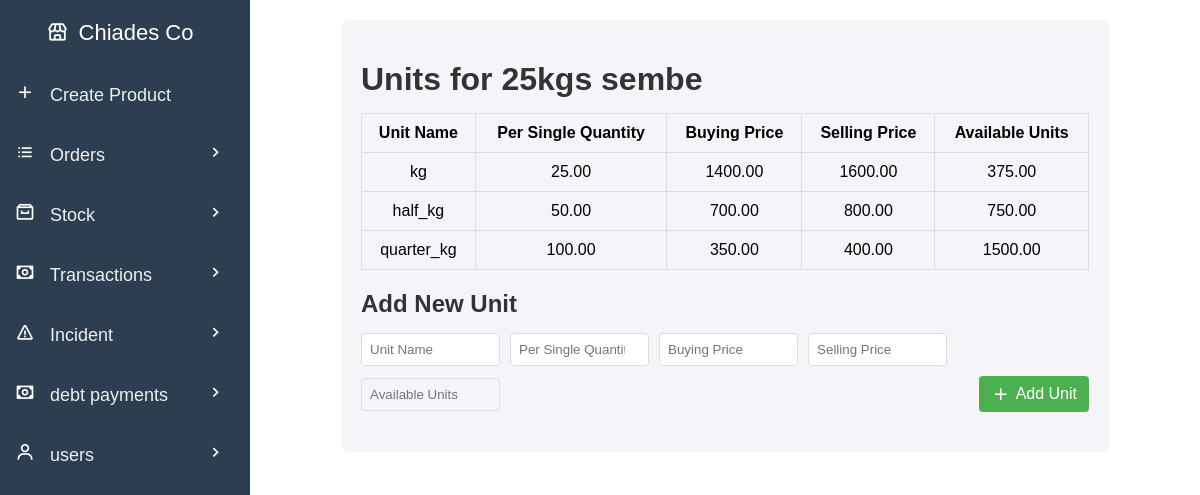
Page /view-create_units.php?id=1 (signed in) on the earlier database version.
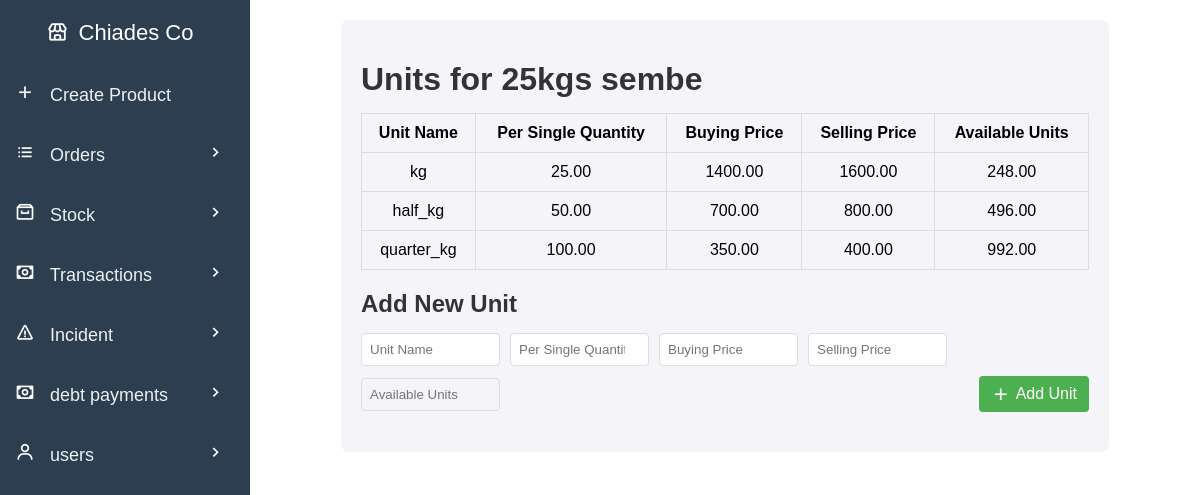
Same page on the later database version.
### tables this page shows
CREATE TABLE `units` (
  `unit_id` int(11) NOT NULL,
  `product_id` int(11) DEFAULT NULL,
  `company_id` int(11) NOT NULL,
  `created_by` int(11) NOT NULL,
  `name` varchar(20) DEFAULT NULL,
  `per_single_quantity` decimal(10,2) DEFAULT NULL,
  `buying_price` decimal(10,2) DEFAULT NULL,
  `selling_price` decimal(10,2) DEFAULT NULL,
  `available_units` decimal(10,2) DEFAULT NULL
);

### view-create_units.php (the view, shortened to what this page needs)
<?php
include 'db_connection.php';
$product_id = isset($_GET['id']) ? intval($_GET['id']) : 0;
$product_query = "SELECT * FROM products WHERE product_id = $product_id";
$product_result = mysqli_query($conn, $product_query);
$product = mysqli_fetch_assoc($product_result);
$unit_query = "SELECT * FROM units WHERE product_id = $product_id";
$unit_result = mysqli_query($conn, $unit_query);
?>
<!DOCTYPE html>
<html lang="en">
<head>
    <link rel="stylesheet" href="css/view-create_units.css">
</head>
<body>
    <div class="main-content">
        <div class="units-container">
            <h1>Units for <?= $product['name']; ?></h1>
            <table class="units-table">
                <thead>
                    <tr>
                        <th>Unit Name</th>
                        <th>Per Single Quantity</th>
                        <th>Buying Price</th>
                        <th>Selling Price</th>
                        <th>Available Units</th>
                    </tr>
                </thead>
                <tbody>
                    <?php while ($unit = mysqli_fetch_assoc($unit_result)): ?>
                    <tr>
                        <td><?= $unit['name']; ?></td>
                        <td><?= $unit['per_single_quantity']; ?></td>
                        <td><?= $unit['buying_price']; ?></td>
                        <td><?= $unit['selling_price']; ?></td>
                        <td><?= $unit['available_units']; ?></td>
                    </tr>
                    <?php endwhile; ?>
                </tbody>
            </table>
            <h2>Add New Unit</h2>
            <form action="confirm-new_unit.php" method="POST" class="unit-form">
                <input type="text" name="name" placeholder="Unit Name" required>
                <input type="number" step="0.01" name="per_single_quantity" placeholder="Per Single Quantity" required oninput="calculateAvailableUnits(<?= $product['quantity']; ?>)">
                <input type="number" step="0.01" name="buying_price" placeholder="Buying Price" required>
                <input type="number" step="0.01" name="selling_price" placeholder="Selling Price" required>
                <input type="text" id="available_units" name="available_units" placeholder="Available Units" readonly>
                <button type="submit" class="add-unit-button">
                    <i class='bx bx-plus'></i> Add Unit
                </button>
            </form>
        </div>
    </div>
</body>
</html>

Differences in the rows shown:
changed units "kg": available_units "375.00" → "248.00"
changed units "half_kg": available_units "750.00" → "496.00"
changed units "quarter_kg": available_units "1500.00" → "992.00"
